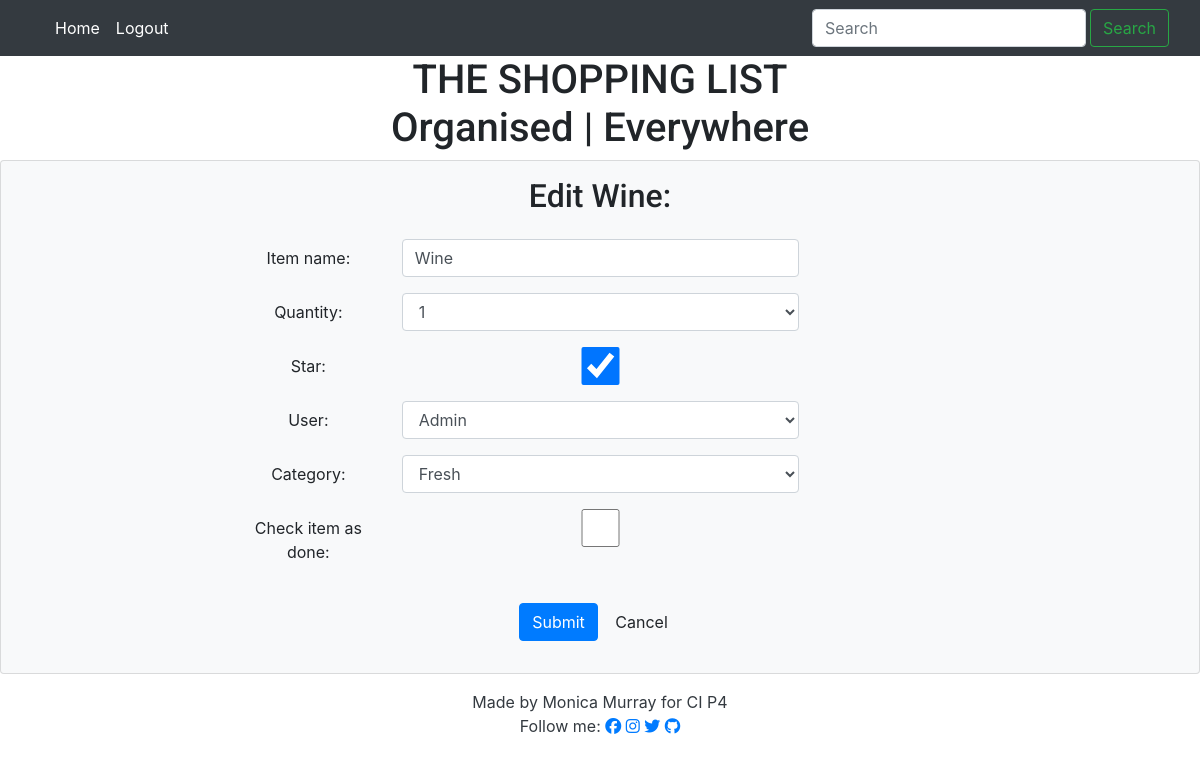
The page /edit/56/ (signed in) on the database as committed earlier.
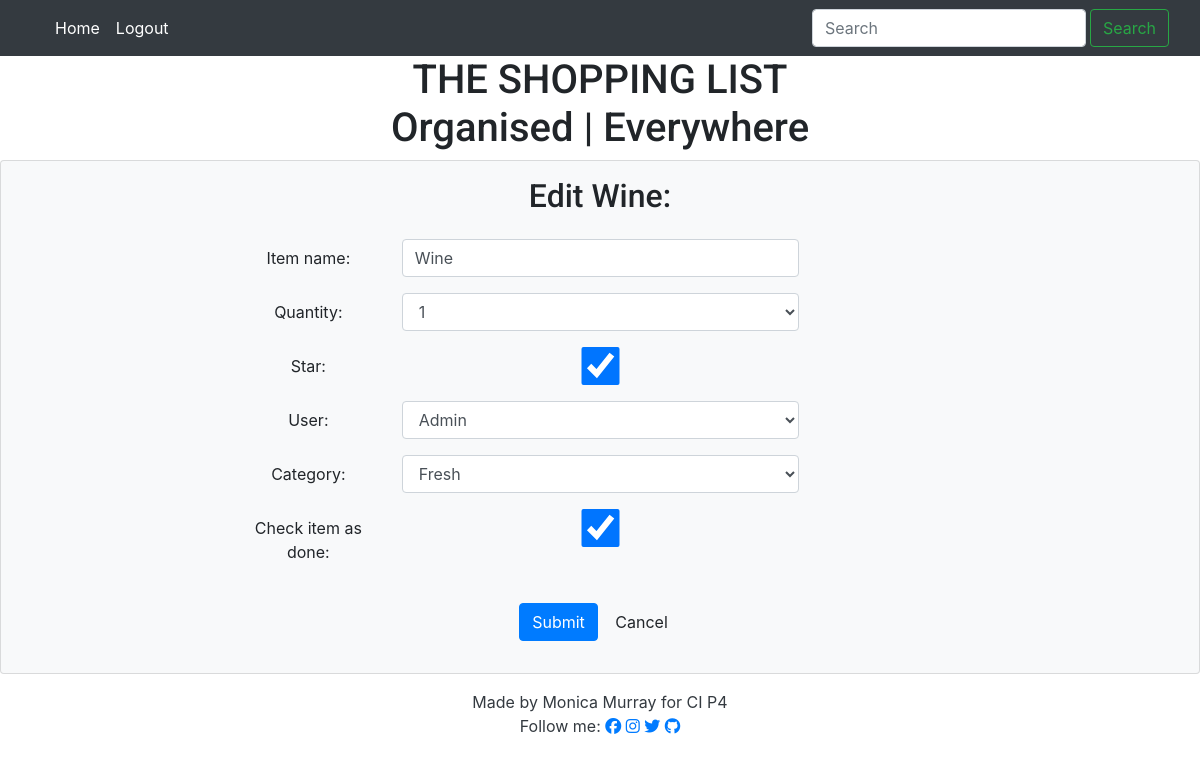
The same page on the database as committed later.
### list/models.py (models this page shows)
class Entry(models.Model):
    item_name = models.CharField(
        max_length=60, null=False, blank=False, unique=True)
    quantity = models.IntegerField(
        choices=QUANTITY_CHOICES, default='1')
    star = models.BooleanField(default=False)
    user = models.ForeignKey(User, on_delete=models.CASCADE)
    category = models.CharField(
        max_length=20, choices=CATEGORY_CHOICES, default='Fresh')
    added_on = models.DateTimeField(auto_now_add=True)
    check_item_as_done = models.BooleanField(default=False)
    class Meta:
        ordering = ['-added_on', '-star',]
    def __str__(self):
        return self.item_name

### list/views.py (the view, shortened to what this page needs)
# urls.py: path('edit/<int:pk>/', views.EditView.as_view(), name='edit'),
class EditView(UserPassesTestMixin, UpdateView):
    model = Entry
    template_name = 'edit_entry.html'
    form_class = AddForm
    pk_url_kwarg = 'pk'
    success_url = reverse_lazy('home')
    def test_func(self):
        return self.request.user == self.get_object().user

### list/forms.py
class AddForm(forms.ModelForm):
    class Meta:
        model = Entry
        fields = '__all__'

### templates/edit_entry.html (shortened to what this page needs)
{% extends 'base.html' %}
{% load widget_tweaks %}
{% block content %}
<div class="row justify-content-center">
    <h2 class="text-capitalize mt-3">Edit {{entry}}:</h2>
</div>
<div class="container pt-3">
    <form method="post">
        {% for field in form.visible_fields %}
            <div class="form-group row offset-md-2">
            <label for="{{field.id_for_label}}" class="col-sm-2 col-form-label">{{ field.label }}:</label>
            <div class="col-sm-8">
            {{ field|add_class:'form-control col-sm-8 text-capitalize'}}
            </div>
            </div>
        {% endfor %}
        <div class="form-group pt-3">
        <button type="submit" class="btn btn-primary mb-3">Submit</button>
        <a href="{% url 'home' %}" class="btn btn-default mb-3">Cancel</a>
        </div>
    </form>
</div>
{% endblock %}

Rows that differ between the two databases and show on the page:
changed Entry "Wine": check_item_as_done "☐" → "☑"
